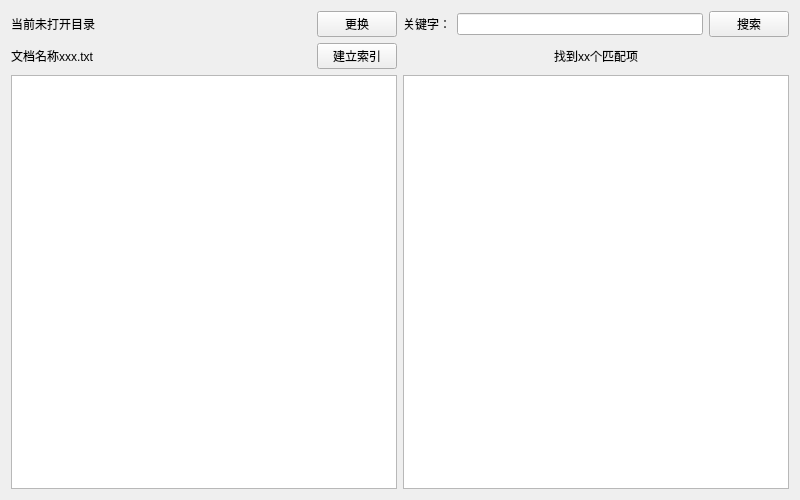
<?xml version="1.0" encoding="UTF-8"?>
<ui version="4.0">
 <class>Home</class>
 <widget class="QWidget" name="Home">
  <property name="geometry">
   <rect>
    <x>0</x>
    <y>0</y>
    <width>800</width>
    <height>500</height>
   </rect>
  </property>
  <property name="windowTitle">
   <string>Home</string>
  </property>
  <layout class="QGridLayout" name="gridLayout">
   <item row="0" column="0">
    <layout class="QHBoxLayout" name="horizontalLayout">
     <item>
      <widget class="QLabel" name="label">
       <property name="text">
        <string>当前未打开目录</string>
       </property>
      </widget>
     </item>
     <item>
      <widget class="QPushButton" name="btnChangeDict">
       <property name="maximumSize">
        <size>
         <width>80</width>
         <height>16777215</height>
        </size>
       </property>
       <property name="text">
        <string>更换</string>
       </property>
      </widget>
     </item>
    </layout>
   </item>
   <item row="0" column="1">
    <layout class="QHBoxLayout" name="horizontalLayout_3">
     <item>
      <widget class="QLabel" name="label_2">
       <property name="text">
        <string>关键字：</string>
       </property>
      </widget>
     </item>
     <item>
      <widget class="QLineEdit" name="lineEdit"/>
     </item>
     <item>
      <widget class="QPushButton" name="pushButton_2">
       <property name="text">
        <string>搜索</string>
       </property>
      </widget>
     </item>
    </layout>
   </item>
   <item row="1" column="0">
    <layout class="QHBoxLayout" name="horizontalLayout_2">
     <item>
      <widget class="QLabel" name="label_3">
       <property name="text">
        <string>文档名称xxx.txt</string>
       </property>
      </widget>
     </item>
     <item>
      <widget class="QPushButton" name="pushButton">
       <property name="minimumSize">
        <size>
         <width>80</width>
         <height>0</height>
        </size>
       </property>
       <property name="maximumSize">
        <size>
         <width>80</width>
         <height>16777215</height>
        </size>
       </property>
       <property name="text">
        <string>建立索引</string>
       </property>
      </widget>
     </item>
    </layout>
   </item>
   <item row="1" column="1">
    <widget class="QLabel" name="statusLabel">
     <property name="text">
      <string>找到xx个匹配项</string>
     </property>
     <property name="alignment">
      <set>Qt::AlignCenter</set>
     </property>
    </widget>
   </item>
   <item row="2" column="0">
    <widget class="QTableView" name="fileTable"/>
   </item>
   <item row="2" column="1">
    <widget class="QTextBrowser" name="textBrowser"/>
   </item>
  </layout>
 </widget>
 <resources/>
 <connections/>
</ui>
